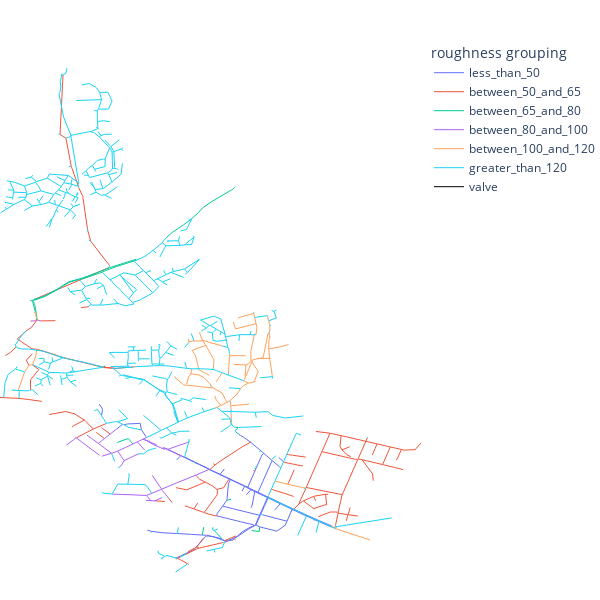

This figure's notebook cell:
### Markdown cell above
Set grouping type and initialize decay coefficients.

### Code cell
grouping = 'roughness'
bulk_coeff = -0.5 # day^-1 (from BW)
field_temp = wq_df[wq_df['data_type'] == 'temperature']['mean'].mean()
bulk_coeff = bulk_temp_adjust(bulk_coeff, field_temp)

if grouping == 'single':
    n_coeffs = 1
    bounds = [(-5.0, 0.0)] # single wall decay coefficient
elif grouping == 'material':
    n_coeffs = 3
    bounds = [(-5.0, 0.0), (-2.0, 0.0), (-1.0, 0.0)] # variable order: metallic, cement, plastic_unknown
elif grouping == 'material-diameter':
    n_coeffs = 4
    bounds = [(-5.0, 0.0), (-3.0, 0.0), (-2.0, 0.0), (-1.0, 0.0)] # variable order: metallic_less_than_150, metallic_greater_than_150, cement, plastic_unknown
elif grouping == 'roughness':
    n_coeffs = 6
    bounds = [(-5.0, 0.0), (-5.0, 0.0), (-3.0, 0.0), (-3.0, 0.0), (-2.0, 0.0), (-2.0, 0.0)] # variable order: less_than_50, between_50_and_65, between_65_and_80, between_80_and_100, between_100_and_120, greater_than_120
plot_network(grouping=grouping)

### Figure 1 — Plotly figure (JSON) as saved in the notebook; plotly's stock layout.template omitted (floating-point values rounded to 4 significant figures; data arrays with more than 128 entries replaced by an {"elided": "..."} marker saying what was removed)
{"data": [{"hoverinfo": "text", "line": {"color": "#636EFA", "width": 1}, "mode": "lines", "name": "less_than_50", "type": "scatter", "x": {"elided": "720 float values"}, "y": {"elided": "720 float values"}}, {"hoverinfo": "text", "line": {"color": "#EF553B", "width": 1}, "mode": "lines", "name": "between_50_and_65", "type": "scatter", "x": {"elided": "1083 float values"}, "y": {"elided": "1083 float values"}}, {"hoverinfo": "text", "line": {"color": "#00CC96", "width": 1}, "mode": "lines", "name": "between_65_and_80", "type": "scatter", "x": {"elided": "372 float values"}, "y": {"elided": "372 float values"}}, {"hoverinfo": "text", "line": {"color": "#AB63FA", "width": 1}, "mode": "lines", "name": "between_80_and_100", "type": "scatter", "x": {"elided": "396 float values"}, "y": {"elided": "396 float values"}}, {"hoverinfo": "text", "line": {"color": "#FFA15A", "width": 1}, "mode": "lines", "name": "between_100_and_120", "type": "scatter", "x": {"elided": "573 float values"}, "y": {"elided": "573 float values"}}, {"hoverinfo": "text", "line": {"color": "#19D3F3", "width": 1}, "mode": "lines", "name": "greater_than_120", "type": "scatter", "x": {"elided": "3816 float values"}, "y": {"elided": "3816 float values"}}, {"hoverinfo": "text", "line": {"color": "black", "width": 1}, "mode": "lines", "name": "valve", "type": "scatter", "x": {"elided": "1842 float values"}, "y": {"elided": "1842 float values"}}], "layout": {"dragmode": "pan", "height": 600, "hovermode": "closest", "legend": {"title": {"text": "roughness grouping"}}, "margin": {"b": 0, "l": 0, "r": 0, "t": 40}, "paper_bgcolor": "white", "plot_bgcolor": "white", "showlegend": true, "width": 600, "xaxis": {"autorange": true, "range": [363100.0, 365700.0], "showgrid": false, "showspikes": false, "showticklabels": false, "type": "linear", "zeroline": false}, "yaxis": {"autorange": true, "range": [175300.0, 180000.0], "showgrid": false, "showspikes": false, "showticklabels": false, "type": "linear", "zeroline": false}}}
